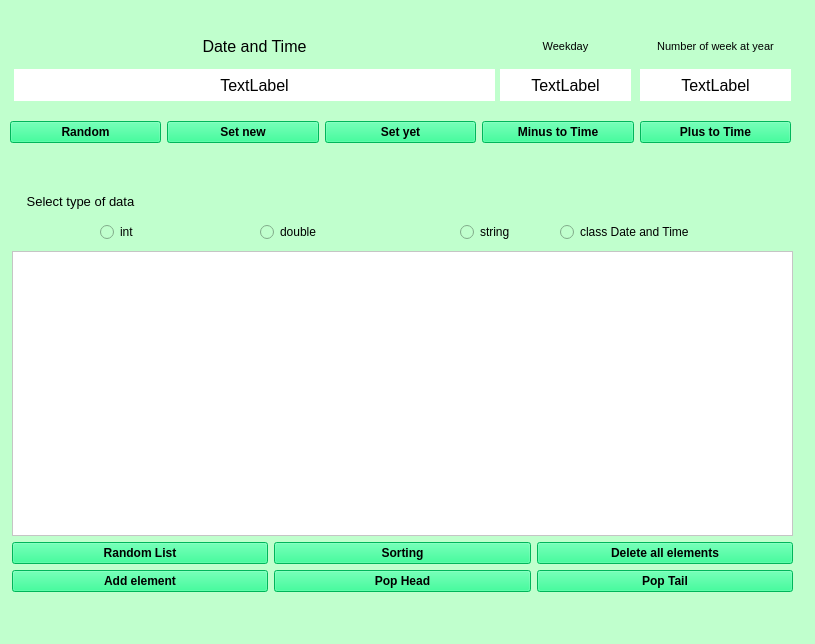
<?xml version="1.0" encoding="UTF-8"?>
<ui version="4.0">
 <class>MainWindow</class>
 <widget class="QMainWindow" name="MainWindow">
  <property name="geometry">
   <rect>
    <x>0</x>
    <y>0</y>
    <width>815</width>
    <height>644</height>
   </rect>
  </property>
  <property name="minimumSize">
   <size>
    <width>815</width>
    <height>644</height>
   </size>
  </property>
  <property name="maximumSize">
   <size>
    <width>16777215</width>
    <height>16777215</height>
   </size>
  </property>
  <property name="windowTitle">
   <string>MainWindow</string>
  </property>
  <property name="styleSheet">
   <string notr="true">background-color: rgb(192, 255, 205);</string>
  </property>
  <widget class="QWidget" name="centralwidget">
   <widget class="QWidget" name="layoutWidget">
    <property name="geometry">
     <rect>
      <x>10</x>
      <y>107</y>
      <width>781</width>
      <height>51</height>
     </rect>
    </property>
    <layout class="QHBoxLayout" name="horizontalLayout_4">
     <item>
      <widget class="QPushButton" name="Date_Random">
       <property name="font">
        <font>
         <weight>75</weight>
         <bold>true</bold>
        </font>
       </property>
       <property name="styleSheet">
        <string notr="true">background-color: rgb(0, 255, 127);</string>
       </property>
       <property name="text">
        <string>Random</string>
       </property>
      </widget>
     </item>
     <item>
      <widget class="QPushButton" name="Date_New">
       <property name="font">
        <font>
         <weight>75</weight>
         <bold>true</bold>
        </font>
       </property>
       <property name="styleSheet">
        <string notr="true">background-color: rgb(0, 255, 127);</string>
       </property>
       <property name="text">
        <string>Set new</string>
       </property>
      </widget>
     </item>
     <item>
      <widget class="QPushButton" name="Date_Yet">
       <property name="font">
        <font>
         <weight>75</weight>
         <bold>true</bold>
        </font>
       </property>
       <property name="styleSheet">
        <string notr="true">background-color: rgb(0, 255, 127);</string>
       </property>
       <property name="text">
        <string>Set yet</string>
       </property>
      </widget>
     </item>
     <item>
      <widget class="QPushButton" name="Date_Minus">
       <property name="font">
        <font>
         <weight>75</weight>
         <bold>true</bold>
        </font>
       </property>
       <property name="styleSheet">
        <string notr="true">background-color: rgb(0, 255, 127);</string>
       </property>
       <property name="text">
        <string>Minus to Time</string>
       </property>
      </widget>
     </item>
     <item>
      <widget class="QPushButton" name="Date_Plus">
       <property name="font">
        <font>
         <weight>75</weight>
         <bold>true</bold>
        </font>
       </property>
       <property name="styleSheet">
        <string notr="true">background-color: rgb(0, 255, 127);</string>
       </property>
       <property name="text">
        <string>Plus to Time</string>
       </property>
      </widget>
     </item>
    </layout>
   </widget>
   <widget class="QWidget" name="layoutWidget">
    <property name="geometry">
     <rect>
      <x>14</x>
      <y>30</y>
      <width>481</width>
      <height>71</height>
     </rect>
    </property>
    <layout class="QVBoxLayout" name="verticalLayout_4">
     <item>
      <widget class="QLabel" name="label_2">
       <property name="font">
        <font>
         <pointsize>12</pointsize>
        </font>
       </property>
       <property name="text">
        <string>Date and Time</string>
       </property>
       <property name="alignment">
        <set>Qt::AlignCenter</set>
       </property>
      </widget>
     </item>
     <item>
      <widget class="QLabel" name="Date">
       <property name="font">
        <font>
         <pointsize>12</pointsize>
        </font>
       </property>
       <property name="styleSheet">
        <string notr="true">background-color: rgb(255, 255, 255);</string>
       </property>
       <property name="text">
        <string>TextLabel</string>
       </property>
       <property name="alignment">
        <set>Qt::AlignCenter</set>
       </property>
      </widget>
     </item>
    </layout>
   </widget>
   <widget class="QWidget" name="layoutWidget">
    <property name="geometry">
     <rect>
      <x>500</x>
      <y>30</y>
      <width>131</width>
      <height>71</height>
     </rect>
    </property>
    <layout class="QVBoxLayout" name="verticalLayout_6">
     <item>
      <widget class="QLabel" name="label_3">
       <property name="font">
        <font>
         <pointsize>8</pointsize>
        </font>
       </property>
       <property name="text">
        <string>Weekday</string>
       </property>
       <property name="alignment">
        <set>Qt::AlignCenter</set>
       </property>
      </widget>
     </item>
     <item>
      <widget class="QLabel" name="Weekday">
       <property name="font">
        <font>
         <pointsize>12</pointsize>
        </font>
       </property>
       <property name="styleSheet">
        <string notr="true">background-color: rgb(255, 255, 255);</string>
       </property>
       <property name="text">
        <string>TextLabel</string>
       </property>
       <property name="alignment">
        <set>Qt::AlignCenter</set>
       </property>
      </widget>
     </item>
    </layout>
   </widget>
   <widget class="QWidget" name="layoutWidget">
    <property name="geometry">
     <rect>
      <x>640</x>
      <y>30</y>
      <width>151</width>
      <height>71</height>
     </rect>
    </property>
    <layout class="QVBoxLayout" name="verticalLayout_5">
     <item>
      <widget class="QLabel" name="label_4">
       <property name="font">
        <font>
         <pointsize>8</pointsize>
        </font>
       </property>
       <property name="text">
        <string>Number of week at year</string>
       </property>
       <property name="alignment">
        <set>Qt::AlignCenter</set>
       </property>
      </widget>
     </item>
     <item>
      <widget class="QLabel" name="Num_of_week">
       <property name="font">
        <font>
         <pointsize>12</pointsize>
        </font>
       </property>
       <property name="styleSheet">
        <string notr="true">background-color: rgb(255, 255, 255);</string>
       </property>
       <property name="text">
        <string>TextLabel</string>
       </property>
       <property name="alignment">
        <set>Qt::AlignCenter</set>
       </property>
      </widget>
     </item>
    </layout>
   </widget>
   <widget class="QLabel" name="label">
    <property name="geometry">
     <rect>
      <x>11</x>
      <y>191</y>
      <width>139</width>
      <height>21</height>
     </rect>
    </property>
    <property name="font">
     <font>
      <pointsize>10</pointsize>
     </font>
    </property>
    <property name="text">
     <string>Select type of data</string>
    </property>
    <property name="alignment">
     <set>Qt::AlignCenter</set>
    </property>
   </widget>
   <widget class="QWidget" name="layoutWidget">
    <property name="geometry">
     <rect>
      <x>12</x>
      <y>251</y>
      <width>781</width>
      <height>341</height>
     </rect>
    </property>
    <layout class="QFormLayout" name="formLayout">
     <item row="1" column="0" colspan="2">
      <layout class="QVBoxLayout" name="verticalLayout">
       <item>
        <layout class="QHBoxLayout" name="horizontalLayout_2">
         <item>
          <widget class="QPushButton" name="List_Random">
           <property name="font">
            <font>
             <pointsize>9</pointsize>
             <weight>75</weight>
             <bold>true</bold>
            </font>
           </property>
           <property name="styleSheet">
            <string notr="true">background-color: rgb(0, 255, 127);</string>
           </property>
           <property name="text">
            <string>Random List</string>
           </property>
          </widget>
         </item>
         <item>
          <widget class="QPushButton" name="List_Sort">
           <property name="font">
            <font>
             <pointsize>9</pointsize>
             <weight>75</weight>
             <bold>true</bold>
            </font>
           </property>
           <property name="styleSheet">
            <string notr="true">background-color: rgb(0, 255, 127);</string>
           </property>
           <property name="text">
            <string>Sorting</string>
           </property>
          </widget>
         </item>
         <item>
          <widget class="QPushButton" name="List_Delete">
           <property name="palette">
            <palette>
             <active>
              <colorrole role="Button">
               <brush brushstyle="SolidPattern">
                <color alpha="255">
                 <red>0</red>
                 <green>255</green>
                 <blue>127</blue>
                </color>
               </brush>
              </colorrole>
              <colorrole role="Base">
               <brush brushstyle="SolidPattern">
                <color alpha="255">
                 <red>0</red>
                 <green>255</green>
                 <blue>127</blue>
                </color>
               </brush>
              </colorrole>
              <colorrole role="Window">
               <brush brushstyle="SolidPattern">
                <color alpha="255">
                 <red>0</red>
                 <green>255</green>
                 <blue>127</blue>
                </color>
               </brush>
              </colorrole>
             </active>
             <inactive>
              <colorrole role="Button">
               <brush brushstyle="SolidPattern">
                <color alpha="255">
                 <red>0</red>
                 <green>255</green>
                 <blue>127</blue>
                </color>
               </brush>
              </colorrole>
              <colorrole role="Base">
               <brush brushstyle="SolidPattern">
                <color alpha="255">
                 <red>0</red>
                 <green>255</green>
                 <blue>127</blue>
                </color>
               </brush>
              </colorrole>
              <colorrole role="Window">
               <brush brushstyle="SolidPattern">
                <color alpha="255">
                 <red>0</red>
                 <green>255</green>
                 <blue>127</blue>
                </color>
               </brush>
              </colorrole>
             </inactive>
             <disabled>
              <colorrole role="Button">
               <brush brushstyle="SolidPattern">
                <color alpha="255">
                 <red>0</red>
                 <green>255</green>
                 <blue>127</blue>
                </color>
               </brush>
              </colorrole>
              <colorrole role="Base">
               <brush brushstyle="SolidPattern">
                <color alpha="255">
                 <red>0</red>
                 <green>255</green>
                 <blue>127</blue>
                </color>
               </brush>
              </colorrole>
              <colorrole role="Window">
               <brush brushstyle="SolidPattern">
                <color alpha="255">
                 <red>0</red>
                 <green>255</green>
                 <blue>127</blue>
                </color>
               </brush>
              </colorrole>
             </disabled>
            </palette>
           </property>
           <property name="font">
            <font>
             <pointsize>9</pointsize>
             <weight>75</weight>
             <bold>true</bold>
            </font>
           </property>
           <property name="styleSheet">
            <string notr="true">background-color: rgb(0, 255, 127);</string>
           </property>
           <property name="text">
            <string>Delete all elements</string>
           </property>
          </widget>
         </item>
        </layout>
       </item>
       <item>
        <layout class="QHBoxLayout" name="horizontalLayout">
         <item>
          <widget class="QPushButton" name="List_Add">
           <property name="font">
            <font>
             <pointsize>9</pointsize>
             <weight>75</weight>
             <bold>true</bold>
            </font>
           </property>
           <property name="styleSheet">
            <string notr="true">background-color: rgb(0, 255, 127);</string>
           </property>
           <property name="text">
            <string>Add element</string>
           </property>
          </widget>
         </item>
         <item>
          <widget class="QPushButton" name="List_Pop_Head">
           <property name="font">
            <font>
             <pointsize>9</pointsize>
             <weight>75</weight>
             <bold>true</bold>
            </font>
           </property>
           <property name="styleSheet">
            <string notr="true">background-color: rgb(0, 255, 127);</string>
           </property>
           <property name="text">
            <string>Pop Head</string>
           </property>
          </widget>
         </item>
         <item>
          <widget class="QPushButton" name="List_Pop_Tail">
           <property name="font">
            <font>
             <pointsize>9</pointsize>
             <weight>75</weight>
             <bold>true</bold>
            </font>
           </property>
           <property name="styleSheet">
            <string notr="true">background-color: rgb(0, 255, 127);</string>
           </property>
           <property name="text">
            <string>Pop Tail</string>
           </property>
          </widget>
         </item>
        </layout>
       </item>
      </layout>
     </item>
     <item row="0" column="0" colspan="2">
      <widget class="QListWidget" name="List">
       <property name="font">
        <font>
         <pointsize>11</pointsize>
        </font>
       </property>
       <property name="styleSheet">
        <string notr="true">background-color: rgb(255, 255, 255);
border-color: rgb(0, 0, 0);</string>
       </property>
       <property name="frameShape">
        <enum>QFrame::StyledPanel</enum>
       </property>
      </widget>
     </item>
    </layout>
   </widget>
   <widget class="QRadioButton" name="Radio_Int">
    <property name="geometry">
     <rect>
      <x>100</x>
      <y>221</y>
      <width>42</width>
      <height>22</height>
     </rect>
    </property>
    <property name="font">
     <font>
      <pointsize>9</pointsize>
     </font>
    </property>
    <property name="text">
     <string>int</string>
    </property>
   </widget>
   <widget class="QRadioButton" name="Radio_Double">
    <property name="geometry">
     <rect>
      <x>260</x>
      <y>221</y>
      <width>69</width>
      <height>22</height>
     </rect>
    </property>
    <property name="font">
     <font>
      <pointsize>9</pointsize>
     </font>
    </property>
    <property name="text">
     <string>double</string>
    </property>
   </widget>
   <widget class="QRadioButton" name="Radio_String">
    <property name="geometry">
     <rect>
      <x>460</x>
      <y>221</y>
      <width>62</width>
      <height>22</height>
     </rect>
    </property>
    <property name="font">
     <font>
      <pointsize>9</pointsize>
     </font>
    </property>
    <property name="text">
     <string>string</string>
    </property>
   </widget>
   <widget class="QRadioButton" name="Radio_Date">
    <property name="geometry">
     <rect>
      <x>560</x>
      <y>221</y>
      <width>161</width>
      <height>22</height>
     </rect>
    </property>
    <property name="font">
     <font>
      <pointsize>9</pointsize>
     </font>
    </property>
    <property name="text">
     <string>class Date and Time</string>
    </property>
   </widget>
  </widget>
  <widget class="QMenuBar" name="menubar">
   <property name="geometry">
    <rect>
     <x>0</x>
     <y>0</y>
     <width>815</width>
     <height>26</height>
    </rect>
   </property>
  </widget>
  <widget class="QStatusBar" name="statusbar"/>
 </widget>
 <resources/>
 <connections/>
</ui>
